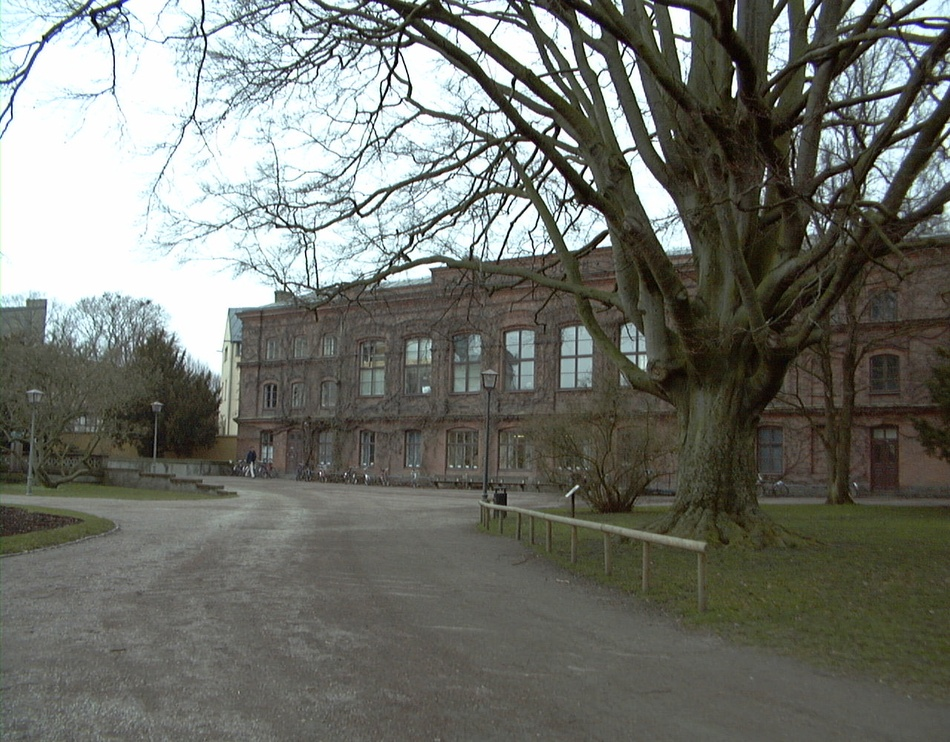
#> input picture C_model/python/data/Univ1.jpg, 950 x 742 px, shrunk from 1280 x 1000 before the run; its folder holds only this picture in this run
$ python golomb.py   (Python 2 division)
#> lines starting #> are read from the running program, lines starting #| are printed output that depends on the picture
### C_model/python/mode_hardware_recompression.py
from recompression import TBT
from pylab import *
from PIL import Image

# BP mode
mode0 = lambda r1,r2,r3,r4: r1
mode1 = lambda r1,r2,r3,r4: r3
mode2 = lambda r1,r2,r3,r4: (r1+r2)>>1
mode3 = lambda r1,r2,r3,r4: (r3+r4)>>1
mode4 = lambda r1,r2,r3,r4: (r1+r4)>>1
mode5 = lambda r1,r2,r3,r4: (r1+r3)>>1
mode6 = lambda r1,r2,r3,r4: (((r1+r2)>>1) + r3)>>1
mode7 = lambda r1,r2,r3,r4: (((r1+r2)>>1)+((r3+r4)>>1))>>1
ibp_mode = [mode0,mode1,mode2,mode3,mode4,mode5,mode6,mode7]
domain = [[4,5,7],[4,5,7],[0,4,5],[0,2,6],[1,5,6],[1,3,4]]

# [4 lines left out: function TBT_decode, not called in this run]

def TBT(X, l):
    B = 2**l-1
    n, m = X.shape
    TR = np.array([[X[i,j] & B for j in range(m)] for i in range(n)])
    X = np.array([[X[i,j] >> l for j in range(m)] for i in range(n)])
    return X, TR

# [33 lines left out: functions IBP_decode, PSNR, not called in this run]

def IBP(X, intra_mode, l, printall = False):
    n, m = X.shape
    res = np.zeros(X.shape,dtype=np.int8)

    # IP
    IP = X[0,0]

    # BP
    for i in range(1,n):
        res[i,0] = X[i,0] - X[i-1,0]
    for i in range(1,m):
        res[0,i] = X[0,i] - X[0,i-1]

    # NP
    old_X = X[:,:]
    X = X.flatten()
    modelist = domain[intra_mode]
    predicts = zeros([len(modelist),n-1,m-1])
    BP_mode = None
    best_predict = None
    p = 255
    for k in range(len(modelist)):
        for i in range(1,n):
            for j in range(1,m):
                idx = i*m+j
                r1 = X[idx-1]
                r2 = X[idx-1-m]
                r3 = X[idx-m]
                r4 = X[idx-m+1]
                predicts[k,i-1,j-1] = ibp_mode[modelist[k]](r1,r2,r3,r4)
        if printall:
            print k
            print predicts[k]

        current = abs(old_X[1:,1:] - predicts[k]).max()
        if current < p:
            p = current
            best_predict = k
            BP_mode = modelist[k]

    res[1:,1:] = old_X[1:,1:] - predicts[best_predict]
    return IP, BP_mode, res


### C_model/python/golomb.py
from mode_hardware_recompression import *
from pylab import *
from PIL import Image
import os

def count_VLC(X):
    bit_sum = 0
    for i in range(2):
        for j in range(2):
            tmp = abs(X[i*4:(i+1)*4,j*4:(j+1)*4])
            if tmp.max() == 1:
                bit_sum = bit_sum + 16 + sum(tmp == 1)
            elif tmp.max() == 2:
                bit_sum = bit_sum + 32 + sum(tmp == 2)
            elif tmp.max() <= 4:
                bit_sum = bit_sum + 32 + sum(tmp == 4)
            elif tmp.max() <= 8:
                bit_sum = bit_sum + 64 + sum(tmp == 8)
            elif tmp.max() <= 16:
                bit_sum = bit_sum + 80 + sum(tmp == 16)
            else:
                bit_sum = bit_sum + 80 + sum((tmp > 11) & (tmp < 16)) + 3*sum((tmp < 31) & (tmp > 15)) + 5*sum(tmp > 30)
    return bit_sum


# get image list
image_path = './data/'
imglist = [os.path.join(image_path,f) for f in os.listdir(image_path)]

domain = domain.append([0,1,2,3,4,5,6,7])

total_mode = []
distr = [] # document the residual distribution

bit_consume = []
for f in imglist:
    print f
    current_distr = zeros(33)
    im = array(Image.open(f).convert('L'))
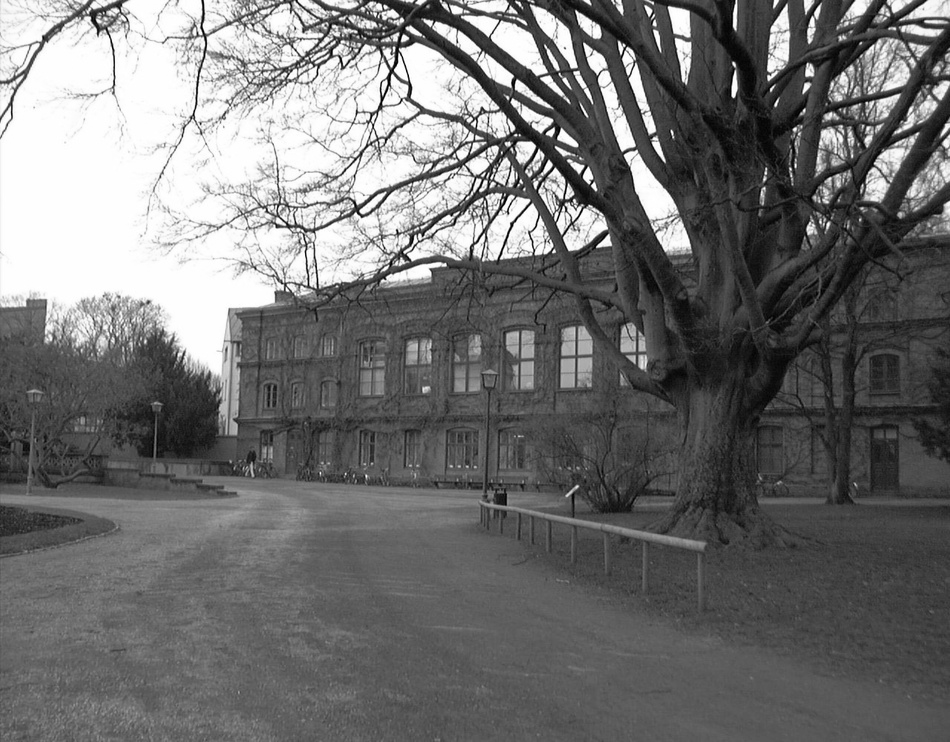
#> im: shape (742, 950); min 0, max 255, mean 113
    n, m = im.shape
#> n = 742; m = 950
    print im.shape
#| (742, 950)
    n = n/8
#> n = 92
    m = m/8
#> m = 118
    im = im[:n*8,:m*8]
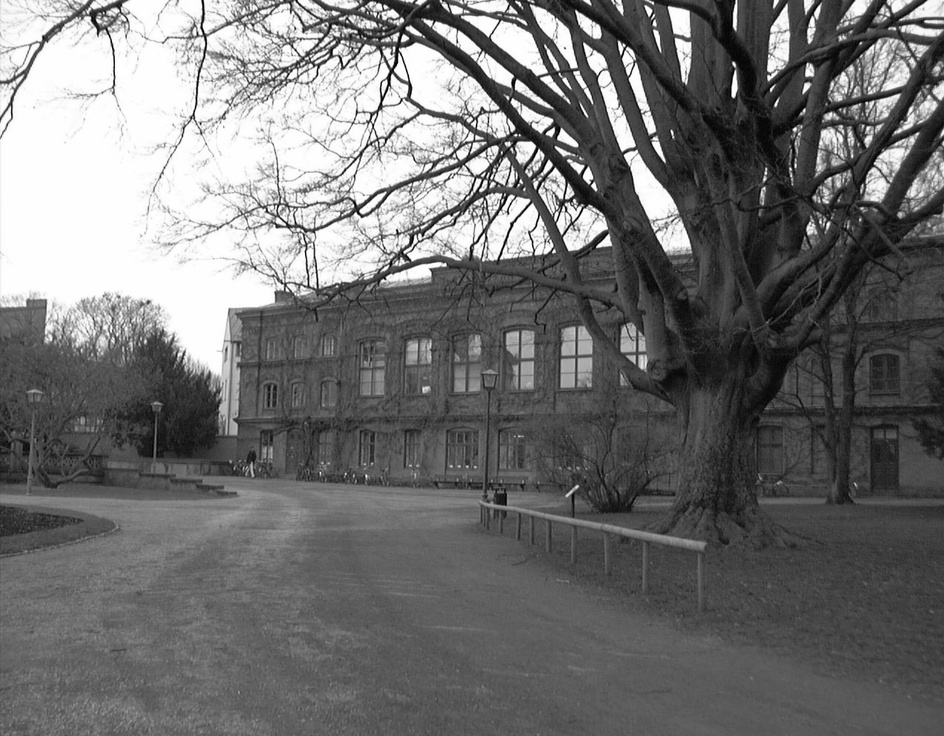
#> im: shape (736, 944); min 0, max 255, mean 113.4
    print im.shape
#| (736, 944)

    num_bit = 0.0
    num_mode = zeros(8)
    # compress the original image
    res = zeros(im.shape,dtype=np.int8)
    for i in range(n):
        for j in range(m):
            X = im[i*8:(i+1)*8,j*8:(j+1)*8]
            X, TR = TBT(X,1)
            IP, BP_mode, tmp = IBP(X,6,7)
            res[i*8:(i+1)*8,j*8:(j+1)*8] = tmp
            num_mode[BP_mode] = num_mode[BP_mode] + 1
            if sum(abs(tmp)>32):
                print IP, BP_mode, i,j
                print tmp
            num_bit = num_bit + count_VLC(tmp)
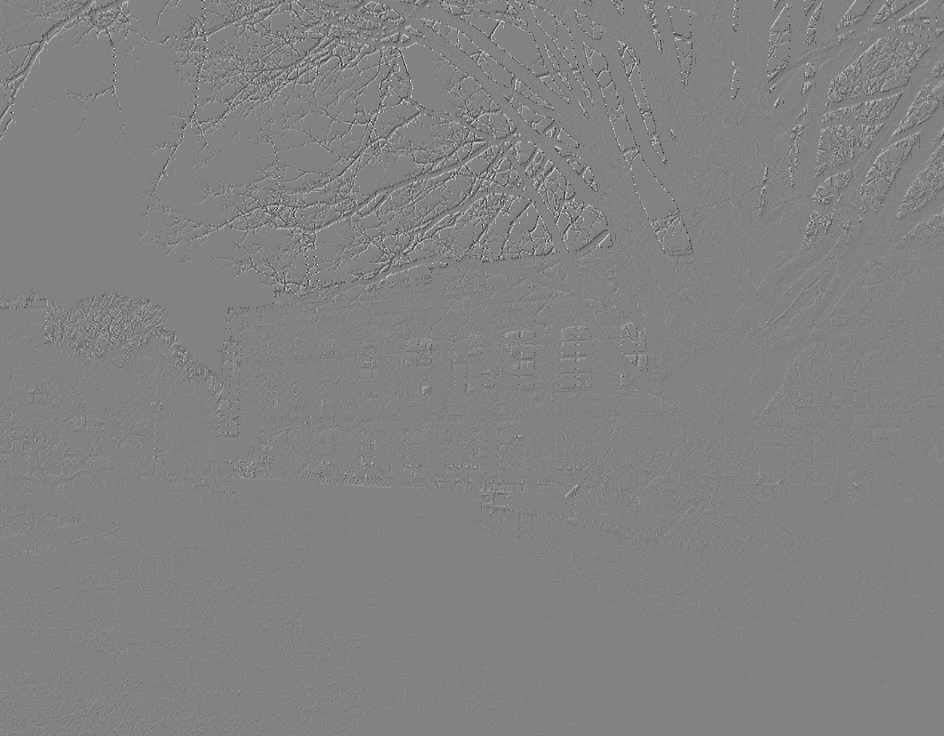
#> res: shape (736, 944) int8; min -110, max 105, mean 0; drawn with min black and max white
    bit_consume.append(num_bit)
    print num_bit
    print num_mode
    total_mode.append(num_mode)
    # get distribution
    current_distr = []
    for i in range(1,33):
        current_distr.append(sum(abs(res)<i))
    current_distr.append(res.shape[0]*res.shape[1])
    print res.shape
    print current_distr
    distr.append(current_distr)
save('distribution_mode_hardware.npy',distr)
save('num_mode.npy',total_mode)
save('bit_consume.npy',bit_consume)

# plot the distribution
x_value = range(33)
for f in distr:
    plot(x_value, f)
#> this loop made 1 pass
show()
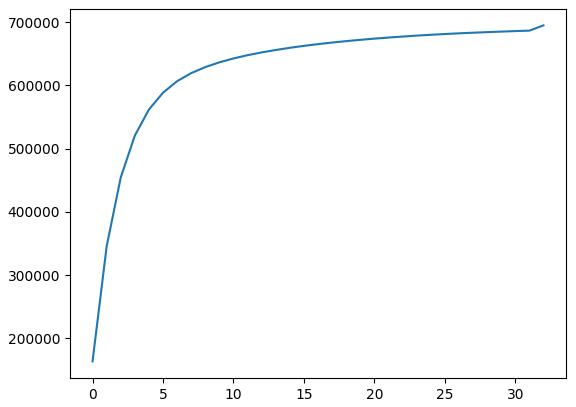
#> figure drawn by matplotlib, 1 panel; curve peaks at x = 32, y = 694784

# plot the mode distribution
x_value = range(8)
for f in total_mode:
    plot(x_value,f)
#> this loop made 1 pass
#> f on pass 1: [2749, 2733, 296, 527, 945, 2940, 406, 260]
show()
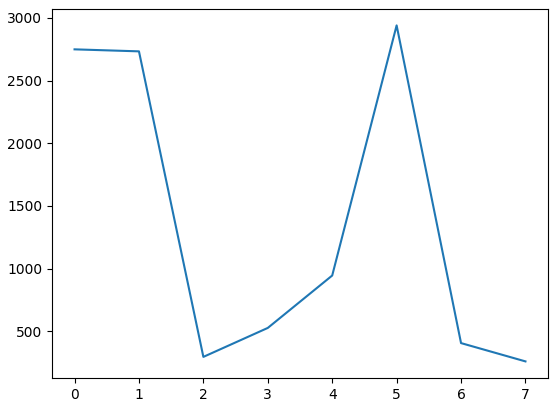
#> figure drawn by matplotlib, 1 panel
